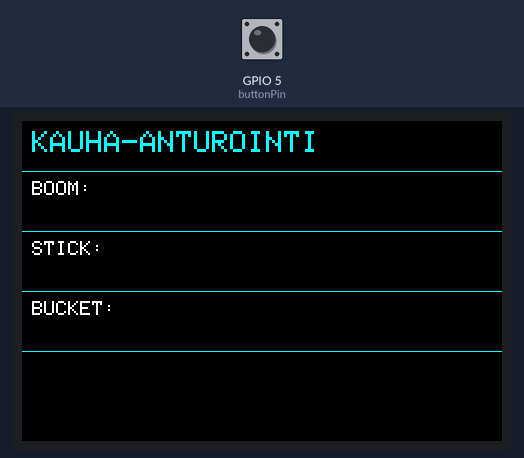
Simulated run of this sketch. Board: ESP32. Shown: 480×320 colour display. Inputs (shaded band) come from the test bench; at power-on: GPIO 5 (buttonPin) HIGH. WiFi joins after 1.5 s; servers stay silent unless stated; no MQTT or app messages arrive unless stated; what the sketch prints to the serial monitor is not drawn.

Above: at 0.5 s.
2.1 s: GPIO 5 (buttonPin) pulled LOW for 1 s
At 3.8 s:
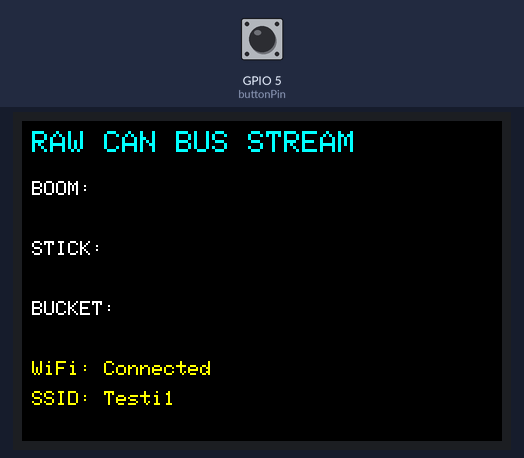
4.6 s: GPIO 5 (buttonPin) pulled LOW for 3.2 s
At 5.9 s:
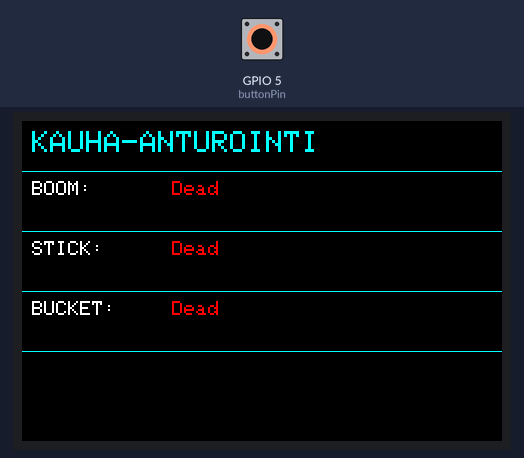
10.8 s: GPIO 5 (buttonPin) pulled LOW for 1 s
At 12.3 s:
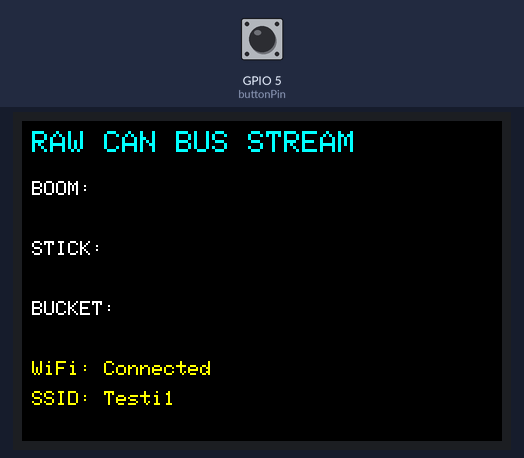
Timing chart, 0 to 13.8 s (numbered marks = the images above; inputs shaded):
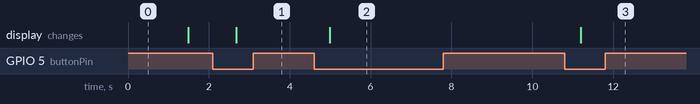

Measured:
- after the input at 2.1 s, the display: changes after 0.58 s (image 1)
- after the input at 4.6 s, the display: changes after 0.39 s (image 2)
- after the input at 10.8 s, the display: changes after 0.40 s (image 3)

The sketch:

ESP32_Kauha_anturointi_V1.2_mqtt_wifi.ino
```cpp
#include <WiFi.h>
#include <PubSubClient.h>
#include <TFT_eSPI.h>
#include <SPI.h>

// WiFi credentials for client mode
const char* ssid = "Testi1";
const char* password = "12345678";

// MQTT Broker details
const char* mqtt_server = "192.168.10.1";
const int mqtt_port = 1883;

// TFT display setup
TFT_eSPI tft = TFT_eSPI();  // Create TFT object

// Use Hardware Serial1 on ESP32
HardwareSerial mySerial(1);

// Define CAN device IDs
const String BOOM_ID = "CF1291F";
const String STICK_ID1 = "CF2292G";
const String STICK_ID2 = "CF22920";
const String BUCKET_ID = "CF014E2";

bool boomAlive = false;
bool stickAlive = false;
bool bucketAlive = false;

unsigned long lastBoomMessage = 0;
unsigned long lastStickMessage1 = 0;
unsigned long lastStickMessage2 = 0;
unsigned long lastBucketMessage = 0;
unsigned long lastPublishTime = 0;
unsigned long lastReconnectAttempt = 0;

// Button setup
const int buttonPin = 5;  // GPIO pin connected to the button
int currentPage = 0; // Variable to track the current page
unsigned long lastDebounceTime = 0;  // the last time the output pin was toggled
unsigned long debounceDelay = 200;   // the debounce time; increase if the output flickers
bool lastButtonState = HIGH;  // the previous state of button pin
bool buttonState = HIGH;

// MQTT client setup
WiFiClient espClient;
PubSubClient client(espClient);

bool mqttConnected = false;

void setup() {
    Serial.begin(115200); // Initialize Serial for debugging
    mySerial.begin(115200, SERIAL_8N1, 16, 17); // Initialize Hardware Serial1 for communication with Arduino Nano

    // Initialize TFT display
    tft.init();
    tft.setRotation(1); // Set display orientation to landscape
    tft.fillScreen(TFT_BLACK); // Set background to black

    // Initialize button
    pinMode(buttonPin, INPUT_PULLUP);

    // Draw initial screen
    drawPage1();

    // Connect to WiFi in non-blocking manner
    WiFi.begin(ssid, password);
    Serial.print("Connecting to WiFi ");
    Serial.println(ssid);
}

void loop() {
    unsigned long currentTime = millis();

    // Handle WiFi connection
    if (WiFi.status() == WL_CONNECTED) {
        if (!mqttConnected && currentTime - lastReconnectAttempt > 5000) { // Attempt reconnect every 5 seconds
            lastReconnectAttempt = currentTime;
            Serial.println("WiFi connected.");
            Serial.print("IP address: ");
            Serial.println(WiFi.localIP());

            // Setup MQTT client
            client.setServer(mqtt_server, mqtt_port);
            client.setCallback(callback);

            mqttConnected = reconnect(); // Attempt to connect to MQTT
        }
    } else {
        Serial.print(".");
        delay(1000); // Print dot while waiting for connection
        tft.setCursor(10, 240);
        tft.setTextColor(TFT_RED, TFT_BLACK);
        tft.println("Connecting to WiFi...");
    }

    // Check button state with debounce
    bool reading = digitalRead(buttonPin);
    if (reading != lastButtonState) {
        lastDebounceTime = currentTime;
    }

    if ((currentTime - lastDebounceTime) > debounceDelay) {
        if (reading != buttonState) {
            buttonState = reading;
            if (buttonState == LOW) {
                currentPage = !currentPage;
                Serial.print("Button pressed. Changing to page: ");
                Serial.println(currentPage);
                if (currentPage == 0) {
                    drawPage1();
                } else {
                    drawPage2();
                }
            }
        }
    }

    lastButtonState = reading;

    // Only process CAN messages if on page 1
    if (mySerial.available()) {
        String canMessage = mySerial.readStringUntil('\n');
        Serial.println(canMessage);

        if (currentPage == 0) {
            // Extract CAN ID from the message
            int firstSpace = canMessage.indexOf(' ');
            String canId = canMessage.substring(0, firstSpace);

            // Update last message times and status based on CAN ID
            if (canId == BOOM_ID) {
                lastBoomMessage = currentTime;
                boomAlive = true;
            } else if (canId == STICK_ID1) {
                lastStickMessage1 = currentTime;
                stickAlive = true;
            } else if (canId == STICK_ID2) {
                lastStickMessage2 = currentTime;
                stickAlive = true;
            } else if (canId == BUCKET_ID) {
                lastBucketMessage = currentTime;
                bucketAlive = true;
            }

            // Update TFT display with device statuses
            updateDeviceStatus(150, 60, boomAlive);
            updateDeviceStatus(150, 120, stickAlive);
            updateDeviceStatus(150, 180, bucketAlive);
        } else {
            // Display raw CAN messages on page 2
            displayRawCANMessage(canMessage);
        }
    }

    // Check if devices are still alive based on last message time
    if (currentTime - lastBoomMessage > 2000) { // 2 seconds timeout
        boomAlive = false;
        updateDeviceStatus(150, 60, boomAlive);
    }
    if (currentTime - lastStickMessage1 > 2000 && currentTime - lastStickMessage2 > 2000) {
        stickAlive = false;
        updateDeviceStatus(150, 120, stickAlive);
    }
    if (currentTime - lastBucketMessage > 2000) {
        bucketAlive = false;
        updateDeviceStatus(150, 180, bucketAlive);
    }

    // Ensure MQTT client stays connected
    if (mqttConnected) {
        if (!client.connected()) {
            mqttConnected = reconnect();
        }
        client.loop();

        // Publish status periodically
        if (currentTime - lastPublishTime > 5000) { // Publish every 5 seconds
            lastPublishTime = currentTime;
            publishStatus();
        }
    }
}

void drawPage1() {
    Serial.println("Drawing Page 1");
    tft.fillScreen(TFT_BLACK); // Clear screen
    // Draw title
    tft.setTextSize(3);
    tft.setTextColor(TFT_CYAN, TFT_BLACK);
    tft.setCursor(10, 10);
    tft.println("KAUHA-ANTUROINTI");

    // Draw device labels
    tft.setTextSize(2);
    tft.setTextColor(TFT_WHITE, TFT_BLACK);
    tft.setCursor(10, 60);
    tft.println("BOOM:");
    tft.setCursor(10, 120);
    tft.println("STICK:");
    tft.setCursor(10, 180);
    tft.println("BUCKET:");

    // Draw futuristic separators
    tft.drawLine(0, 50, 480, 50, TFT_CYAN);
    tft.drawLine(0, 110, 480, 110, TFT_CYAN);
    tft.drawLine(0, 170, 480, 170, TFT_CYAN);
    tft.drawLine(0, 230, 480, 230, TFT_CYAN);
}

void drawPage2() {
    Serial.println("Drawing Page 2");
    tft.fillScreen(TFT_BLACK); // Clear screen
    // Draw title for raw CAN bus stream
    tft.setTextSize(3);
    tft.setTextColor(TFT_CYAN, TFT_BLACK);
    tft.setCursor(10, 10);
    tft.println("RAW CAN BUS STREAM");

    // Draw labels for CAN IDs
    tft.setTextSize(2);
    tft.setTextColor(TFT_WHITE, TFT_BLACK);
    tft.setCursor(10, 60);
    tft.println("BOOM:");
    tft.setCursor(10, 120);
    tft.println("STICK:");
    tft.setCursor(10, 180);
    tft.println("BUCKET:");

    // Display WiFi status
    tft.setTextSize(2);
    tft.setTextColor(TFT_YELLOW, TFT_BLACK);
    tft.setCursor(10, 240);
    tft.print("WiFi: ");
    if (WiFi.status() == WL_CONNECTED) {
        tft.println("Connected");
        tft.setCursor(10, 270);
        tft.print("SSID: ");
        tft.println(ssid);
    } else {
        tft.println("Not Connected");
    }
}

void displayRawCANMessage(String message) {
    // Extract CAN ID from the message
    int firstSpace = message.indexOf(' ');
    String canId = message.substring(0, firstSpace);
    String canData = message.substring(firstSpace + 1);

    // Display the message based on CAN ID
    if (canId == BOOM_ID) {
        tft.fillRect(10, 80, 460, 20, TFT_BLACK); // Clear previous data
        tft.setCursor(10, 80);
        tft.setTextColor(TFT_GREEN, TFT_BLACK);
        tft.print(canData);
    } else if (canId == STICK_ID1 || canId == STICK_ID2) {
        tft.fillRect(10, 140, 460, 20, TFT_BLACK); // Clear previous data
        tft.setCursor(10, 140);
        tft.setTextColor(TFT_GREEN, TFT_BLACK);
        tft.print(canData);
    } else if (canId == BUCKET_ID) {
        tft.fillRect(10, 200, 460, 20, TFT_BLACK); // Clear previous data
        tft.setCursor(10, 200);
        tft.setTextColor(TFT_GREEN, TFT_BLACK);
        tft.print(canData);
    }
}

void updateDeviceStatus(int x, int y, bool isAlive) {
    if (currentPage == 0) {
        tft.fillRect(x, y, 100, 20, TFT_BLACK); // Clear previous status
        tft.setTextColor(isAlive ? TFT_GREEN : TFT_RED, TFT_BLACK);
        tft.setCursor(x, y);
        tft.print(isAlive ? "Alive" : "Dead");
    }
}

void publishStatus() {
    // Publish the status of each device
    client.publish("can/boom/status", boomAlive ? "Alive" : "Dead");
    client.publish("can/stick/status", stickAlive ? "Alive" : "Dead");
    client.publish("can/bucket/status", bucketAlive ? "Alive" : "Dead");
}

bool reconnect() {
    // Attempt to connect
    Serial.print("Attempting MQTT connection...");
    if (client.connect("ESP32Client")) {
        Serial.println("connected");
        // Once connected, publish an announcement...
        client.publish("can/status", "ESP32 connected");
        // ... and resubscribe
        client.subscribe("inTopic");
        return true;
    } else {
        Serial.print("failed, rc=");
        Serial.print(client.state());
        Serial.println(" try again in 5 seconds");
        return false;
    }
}

void callback(char* topic, byte* payload, unsigned int length) {
    Serial.print("Message arrived [");
    Serial.print(topic);
    Serial.print("] ");
    for (unsigned int i = 0; i < length; i++) {
        Serial.print((char)payload[i]);
    }
    Serial.println();
}
```
